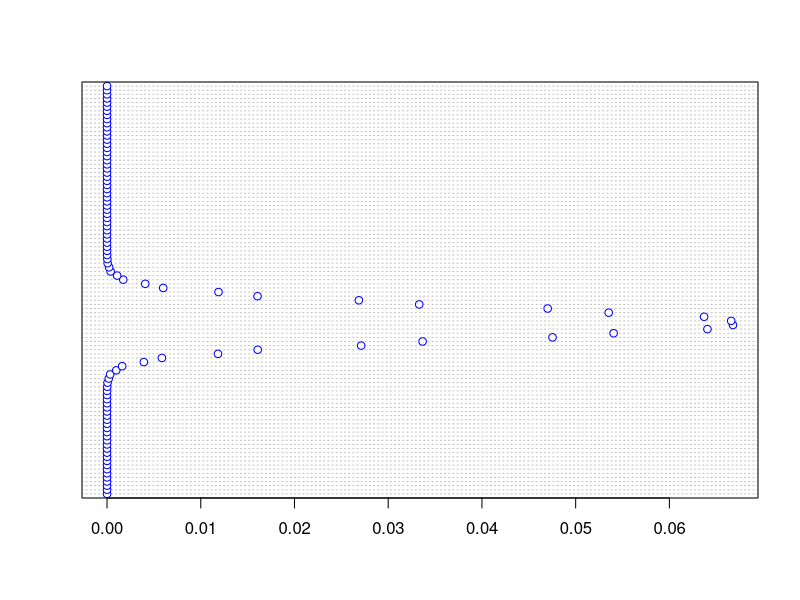

This chart was generated by the following R code:

#sample of 100 numbers which are incremented by 1.5
sample<-seq(length=100,by=1.5);

sample<-as.integer(sample);


# Create the binomial distribution.
#dbinom(x, size, prob)p is a vector of probabilities.
#x is a vector of numbers
#size is the number of trials
#prob is the probability of success of each trial
bin_dist <- dbinom(sample,140,0.45);

#plot the dot chart
dotchart(bin_dist,color = "blue")

